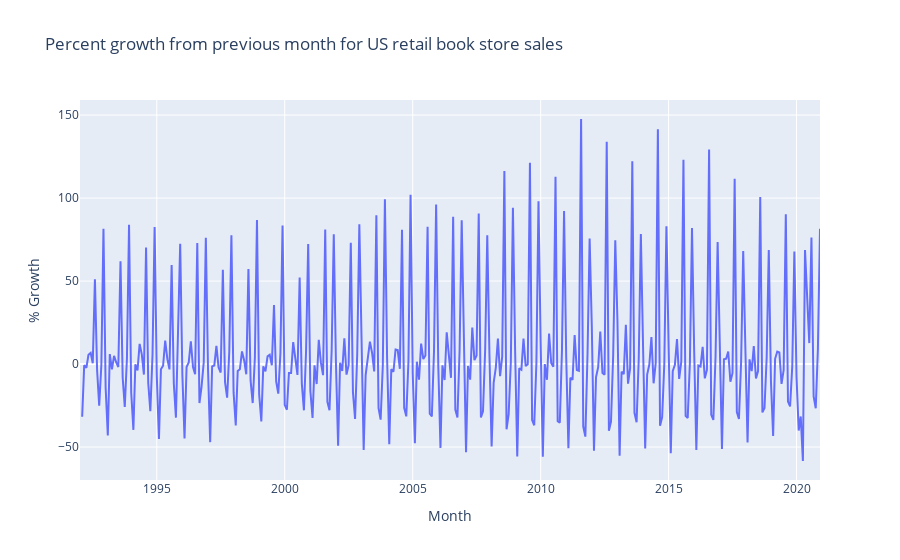

This figure's notebook cell:
### Markdown cell above
Sales dropped 31.8% from January to February, due at least in part to the seasonal decline after the holidays and the return to school for the spring semester. Sales were down only 0.7% from February to March.

### Code cell
import plotly.express as px
fig = px.line(pct_change_df, x='sales_month', y="pct_growth_from_previous",
               labels={
                     "pct_growth_from_previous": "% Growth",
                     "sales_month": "Month"}, 
              title = "Percent growth from previous month for US retail book store sales")
fig.show()

### Figure 1 — Plotly figure (JSON) as saved in the notebook; plotly's stock layout.template omitted (floating-point values rounded to 4 significant figures; data arrays with more than 128 entries replaced by an {"elided": "..."} marker saying what was removed)
{"data": [{"hovertemplate": "Month=%{x}<br>% Growth=%{y}<extra></extra>", "legendgroup": "", "line": {"color": "#636efa", "dash": "solid"}, "marker": {"symbol": "circle"}, "mode": "lines", "name": "", "orientation": "v", "showlegend": false, "type": "scatter", "x": {"elided": "348 str values"}, "xaxis": "x", "y": {"elided": "348 float values"}, "yaxis": "y"}], "layout": {"legend": {"tracegroupgap": 0}, "title": {"text": "Percent growth from previous month for US retail book store sales"}, "xaxis": {"anchor": "y", "domain": [0, 1], "title": {"text": "Month"}}, "yaxis": {"anchor": "x", "domain": [0, 1], "title": {"text": "% Growth"}}}}
